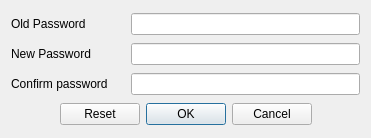
<?xml version="1.0" encoding="UTF-8"?>
<ui version="4.0">
 <class>ChangePasswordDiagClass</class>
 <widget class="QDialog" name="ChangePasswordDiagClass">
  <property name="geometry">
   <rect>
    <x>0</x>
    <y>0</y>
    <width>371</width>
    <height>138</height>
   </rect>
  </property>
  <property name="windowTitle">
   <string>Change password dialog</string>
  </property>
  <layout class="QGridLayout" name="gridLayout">
   <item row="0" column="0">
    <widget class="QLabel" name="label">
     <property name="text">
      <string>Old Password         </string>
     </property>
    </widget>
   </item>
   <item row="0" column="1">
    <widget class="QLineEdit" name="oldPass">
     <property name="echoMode">
      <enum>QLineEdit::Password</enum>
     </property>
    </widget>
   </item>
   <item row="1" column="0">
    <widget class="QLabel" name="newPassLabel">
     <property name="text">
      <string>New Password          </string>
     </property>
    </widget>
   </item>
   <item row="1" column="1">
    <widget class="QLineEdit" name="newPass">
     <property name="echoMode">
      <enum>QLineEdit::Password</enum>
     </property>
    </widget>
   </item>
   <item row="2" column="0">
    <widget class="QLabel" name="confirmPassLabel">
     <property name="text">
      <string>Confirm password</string>
     </property>
    </widget>
   </item>
   <item row="2" column="1">
    <widget class="QLineEdit" name="confirmPass">
     <property name="echoMode">
      <enum>QLineEdit::Password</enum>
     </property>
    </widget>
   </item>
   <item row="3" column="0" colspan="2">
    <widget class="QDialogButtonBox" name="buttonBox">
     <property name="standardButtons">
      <set>QDialogButtonBox::Cancel|QDialogButtonBox::Ok|QDialogButtonBox::Reset</set>
     </property>
     <property name="centerButtons">
      <bool>true</bool>
     </property>
    </widget>
   </item>
  </layout>
 </widget>
 <layoutdefault spacing="6" margin="11"/>
 <resources/>
 <connections>
  <connection>
   <sender>buttonBox</sender>
   <signal>rejected()</signal>
   <receiver>ChangePasswordDiagClass</receiver>
   <slot>reject()</slot>
   <hints>
    <hint type="sourcelabel">
     <x>149</x>
     <y>115</y>
    </hint>
    <hint type="destinationlabel">
     <x>312</x>
     <y>133</y>
    </hint>
   </hints>
  </connection>
 </connections>
</ui>
